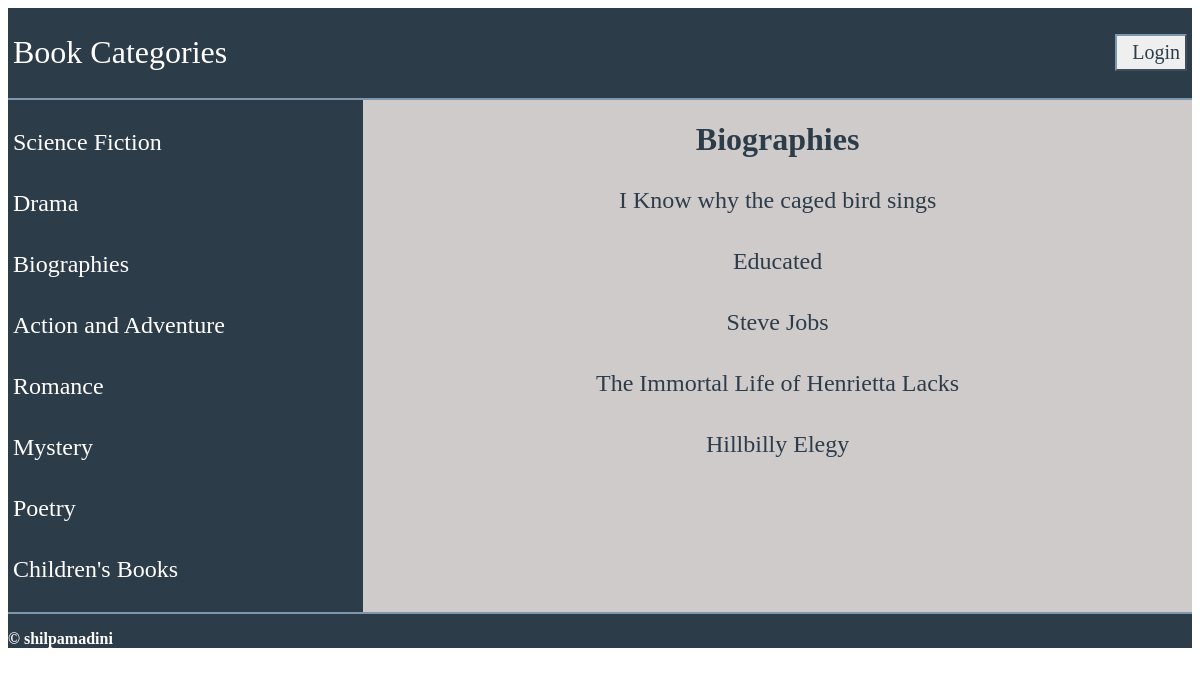
Screenshot of /3/ with the database file from the repository.
### database_setup.py (models this page shows, shortened)
class Catalog(Base):
    __tablename__ = 'catalog'
    id = Column(Integer, primary_key=True)
    catalog_name = Column(String(250), nullable=False)
    user_id = Column(Integer, ForeignKey('user.id'))
    user = relationship(User)

class CatalogItem(Base):
    __tablename__ = 'catalog_item'
    id = Column(Integer, primary_key=True)
    item_name = Column(String(80), nullable=False)
    description = Column(String(1000))
    catalog_id = Column(Integer, ForeignKey('catalog.id'))
    catalog = relationship(Catalog)
    user_id = Column(Integer, ForeignKey('user.id'))
    user = relationship(User)

### application.py (the view)
@app.route('/<int:catalog_id>/')
def showItems(catalog_id):
    catalog = session.query(Catalog).filter_by(id=catalog_id).one()
    catalogs = session.query(Catalog).all()
    items = session.query(CatalogItem).filter_by(catalog_id=catalog_id).all()
    if 'username' not in login_session:
        return render_template('publicitems.html', items=items,
                    catalog=catalog, catalogs=catalogs)
    else:
        return render_template('items.html', items=items,
                    catalog=catalog, catalogs=catalogs)

### templates/publicitems.html (shortened to what this page needs)
{% extends "main.html" %}
{% block content %}
    <div class = 'display-catalog'>
        <div class= 'scrolling-sidebar'>
                {% for c in catalogs %}
                    <a href = "{{url_for('showItems', catalog_id = c.id)}}">
                        <div >
                            <h3>{{c.catalog_name}}</h3>
                        </div>
                    </a>
                {% endfor %}
        </div>
        <div class= 'content'>
			<div>
				<h1>{{ catalog.catalog_name }}
				</h1>
			</div>
			{% if item !=[] %}
				<div >
					{% for i in items %}
						<a href = "{{url_for('showDescription',catalog_id=i.catalog_id,item_id=i.id)}}">
							<h3>{{i.item_name}}</h3>
						</a>
					{% endfor %}
				</div>
			{% endif %}
        </div>
    </div>
{% endblock %}

### static/styles.css (style rules this page uses)
body { font-family: Palatino, "Palatino Linotype", "Palatino LT STD", "Book Antiqua", Georgia, serif ; display:block ; overflow-x:hidden ; }
.display-catalog { display: table ; width: 100%; height: 100%; }
.scrolling-sidebar { display: table-cell; width: 30%; vertical-align: top; background-color:#2d3c49; overflow:scroll; }
.scrolling-sidebar h3 { color:#fff; font-family: Palatino, "Palatino Linotype", "Palatino LT STD", "Book Antiqua", Georgia, serif ; font-size: 3.0vmin ; font-weight:lighter ; text-align:left ; padding: 5px; }
.content { display: table-cell; width: 80%; vertical-align: top; text-align: center; background-color:#d0cbcb; overflow:scroll; }
.content h1 { color:#2d3c49; }
.content h3 { color:#2d3c49; font-family: Palatino, "Palatino Linotype", "Palatino LT STD", "Book Antiqua", Georgia, serif ; font-size: 3.0vmin ; font-weight:lighter ; text-align:center ; padding: 5px; }
a { text-decoration: none; }

### rows the page displays
Catalog: catalog_name "Science Fiction"
Catalog: catalog_name "Drama"
Catalog: catalog_name "Biographies"
Catalog: catalog_name "Action and Adventure"
Catalog: catalog_name "Romance"
Catalog: catalog_name "Mystery"
Catalog: catalog_name "Poetry"
Catalog: catalog_name "Children's Books"
CatalogItem: item_name "I Know why the caged bird sings"
CatalogItem: item_name "Educated"
CatalogItem: item_name "Steve Jobs"
CatalogItem: item_name "The Immortal Life of Henrietta Lacks"
CatalogItem: item_name "Hillbilly Elegy"
